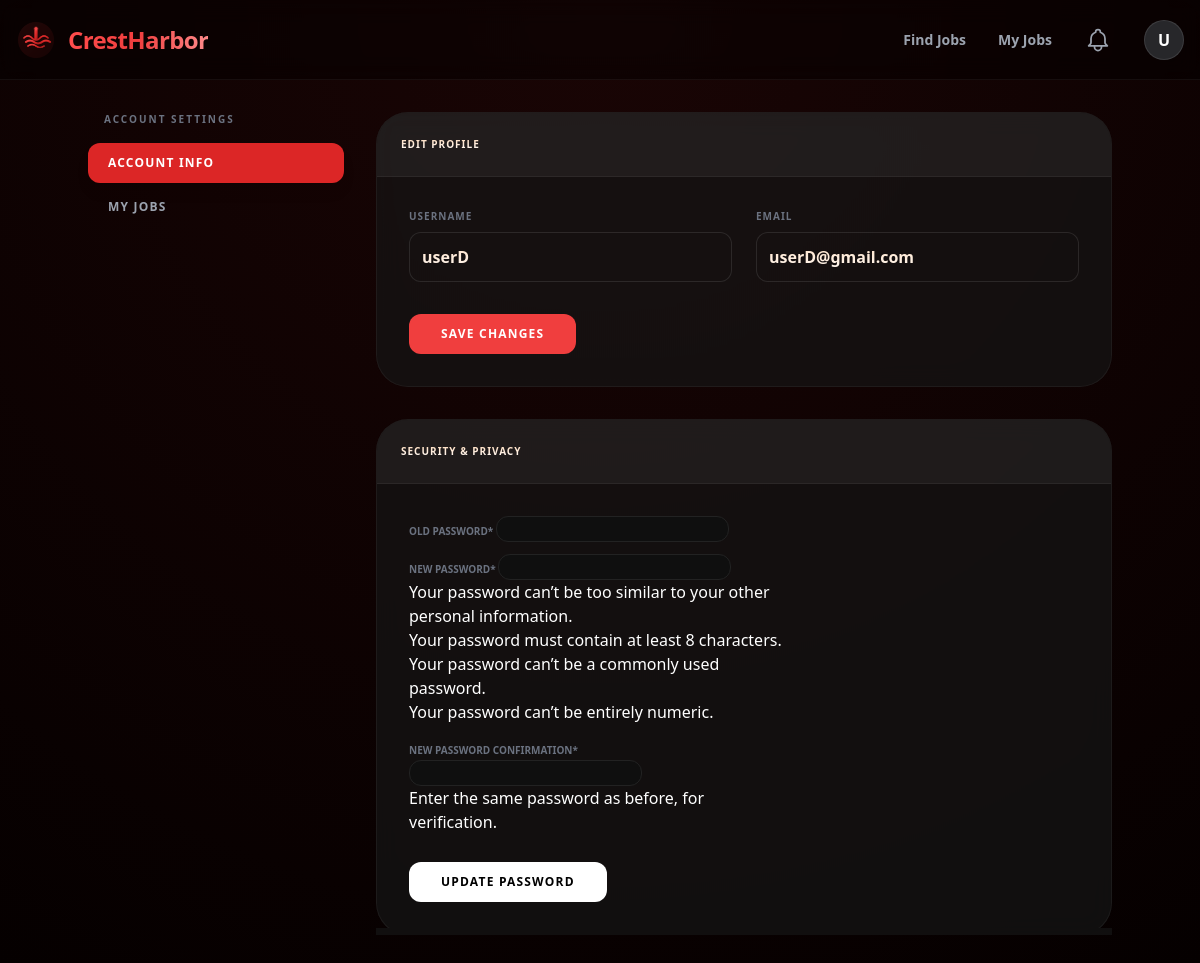
The app's page /profile/ (signed in) with its own data.
### jobs/models.py (models this page shows)
class User(AbstractUser):
    is_seeker = models.BooleanField(default=False)
    is_employer = models.BooleanField(default=False)

### jobs/views.py (the view, shortened to what this page needs)
# urls.py: path('profile/', views.profile_settings, name='profile-settings'),
@login_required
def profile_settings(request):
    user = request.user
    pass_form = PasswordChangeForm(user)
    return render(request, 'jobs/profile.html', {'pass_form': pass_form})

### jobs/templates/jobs/profile.html (shortened to what this page needs)
{% extends 'jobs/base.html' %}
{% load crispy_forms_tags %}
{% block content %}
<div class="max-w-5xl mx-auto flex flex-col md:flex-row gap-8">
    <aside class="w-full md:w-64 space-y-2">
        <h3 class="text-[10px] font-black text-gray-500 uppercase tracking-[0.2em] px-4 mb-4">Account Settings</h3>
        <nav class="space-y-1">
            <a href="{% url 'profile-settings' %}" class="block px-5 py-3 bg-red-600 text-white font-bold text-xs uppercase tracking-widest rounded-xl shadow-lg">Account Info</a>
            {% if user.is_seeker %}
                <a href="{% url 'my-jobs' %}" class="block px-5 py-3 text-gray-400 hover:peach-white-text hover:bg-white/5 text-xs font-bold uppercase tracking-widest rounded-xl transition">My Jobs</a>
            {% elif user.is_employer %}
                <a href="{% url 'employer-dashboard' %}" class="block px-5 py-3 text-gray-400 hover:peach-white-text hover:bg-white/5 text-xs font-bold uppercase tracking-widest rounded-xl transition">Dashboard</a>
            {% endif %}
        </nav>
    </aside>
    <div class="flex-1 space-y-8">
        <div class="bg-matte-card rounded-[2rem] overflow-hidden border border-white/5">
            <div class="p-6 border-b border-white/5 bg-white/5">
                <h2 class="font-black uppercase tracking-widest text-[10px]">
                    <span class="peach-white-text">Edit Profile</span>
                </h2>
            </div>
            <div class="p-8">
                <form method="post">
                    <div class="grid grid-cols-1 md:grid-cols-2 gap-6 mb-8">
                        <div>
                            <label class="block text-[10px] font-black text-gray-500 uppercase mb-2 tracking-widest">Username</label>
                            <input type="text" name="username" value="{{ user.username }}" class="w-full bg-zinc-900 peach-white-text p-3 border border-white/10 rounded-xl focus:border-red-500 outline-none font-bold">
                        </div>
                        <div>
                            <label class="block text-[10px] font-black text-gray-500 uppercase mb-2 tracking-widest">Email</label>
                            <input type="email" name="email" value="{{ user.email }}" class="w-full bg-zinc-900 peach-white-text p-3 border border-white/10 rounded-xl focus:border-red-500 outline-none font-bold">
                        </div>
                    </div>
                    <button type="submit" name="update_profile" class="btn-matte-search text-white px-8 py-3 rounded-xl font-bold uppercase text-xs tracking-widest">Save Changes</button>
                </form>
            </div>
        </div>
        <div class="bg-matte-card rounded-[2rem] overflow-hidden border border-white/5">
            <div class="p-6 border-b border-white/5 bg-white/5">
                <h2 class="font-black uppercase tracking-widest text-[10px]">
                    <span class="peach-white-text">Security & Privacy</span>
                </h2>
            </div>
            <div class="p-8">
                <form method="post" class="max-w-sm">
                    <div class="dark-form">{{ pass_form|crispy }}</div>
                    <button type="submit" name="update_password" class="mt-4 bg-white text-black px-8 py-3 rounded-xl font-bold uppercase text-xs tracking-widest hover:bg-gray-200 transition">Update Password</button>
                </form>
            </div>
        </div>
    </div>
</div>
{% endblock %}

### jobs/templates/jobs/base.html (shortened to what this page needs)
<!DOCTYPE html>
<html lang="en">
<head>
    <script src="https://cdn.tailwindcss.com"></script>
    {% load static %}
</head>
<body>
<nav class="bg-black/40 backdrop-blur-md border-b border-white/5 sticky top-0 z-50 h-20 flex items-center">
    <div class="max-w-7xl mx-auto px-4 flex justify-between w-full items-center">
        <a href="/" class="flex items-center gap-3 group">
            <img src="{% static 'images/logo.png' %}" alt="Logo" class="w-10 h-10 object-contain group-hover:rotate-12 transition-transform duration-300">
            <span class="text-2xl font-bold tracking-tight bg-gradient-to-r from-[#ff4d4d] via-[#f03e3e] to-[#ff8a8a] bg-clip-text text-transparent">
            </span>
        </a>
        <div class="flex items-center gap-8 h-full">
            <div class="hidden md:flex space-x-8 text-gray-400 font-bold text-sm h-full items-center">
                <a href="{% url 'job-list' %}" class="hover:peach-white-text transition {% if '/find-jobs/' in request.path %}peach-white-text border-b-2 border-[#f03e3e] pb-1{% endif %}">Find Jobs</a>
                {% if user.is_authenticated %}
                    {% if user.is_seeker %}
                        <a href="{% url 'my-jobs' %}" class="hover:peach-white-text transition {% if '/my-jobs/' in request.path %}peach-white-text border-b-2 border-[#f03e3e] pb-1{% endif %}">My Jobs</a>
                    {% elif user.is_employer %}
                        <a href="{% url 'employer-dashboard' %}" class="hover:peach-white-text transition {% if '/employer/' in request.path %}peach-white-text border-b-2 border-[#f03e3e] pb-1{% endif %}">Dashboard</a>
                    {% endif %}
                {% endif %}
            </div>
            {% if user.is_authenticated %}
                <a href="{% url 'notifications' %}" class="relative text-gray-400 hover:peach-white-text transition">
                </a>
                <div class="group relative py-4">
                    <div class="w-10 h-10 bg-zinc-800 text-white rounded-full flex items-center justify-center font-bold border border-white/10 cursor-pointer hover:border-[#f03e3e] transition">
                        {{ user.username|first|upper }}
                    </div>
                </div>
            {% else %}
                <a href="{% url 'login' %}" class="text-white font-bold text-sm hover:text-[#f03e3e] transition">Sign in</a>
                <a href="{% url 'employer-signup' %}" class="bg-[#f03e3e] text-white px-6 py-2.5 rounded-full text-sm font-bold transition hover:bg-[#ff4d4d]">Post a Job</a>
            {% endif %}
        </div>
    </div>
</nav>
    <main class="max-w-7xl mx-auto py-8 px-4 sm:px-6 lg:px-8">
        {% block content %}{% endblock %}
    </main>
</body>
</html>

### jobs/templates/jobs/base.html (style rules this page uses)
body { font-family: 'Segoe UI', Tahoma, Geneva, Verdana, sans-serif; background: radial-gradient(circle at top, #1a0505 0%, #050000 100%); background-attachment: fixed; color: #ffffff; }
.peach-white-text { background: linear-gradient(180deg, #FFDAB9 0%, #FFFFFF 100%); -webkit-background-clip: text; -webkit-text-fill-color: transparent; display: inline-block; }
.bg-matte-card { background-color: rgba(22, 22, 22, 0.7); border: 1px solid rgba(240, 62, 62, 0.15); backdrop-filter: blur(12px); }
.btn-matte-search { background-color: #f03e3e; border: none; box-shadow: none !important; transition: background 0.3s ease; }

### jobs/templates/jobs/profile.html (style rules this page uses)
.dark-form input { background-color: #0f0f0f !important; border: 1px solid #222 !important; color: #fff5f0 !important; border-radius: 12px !important; }
.dark-form label { color: #6b7280 !important; font-size: 10px !important; text-transform: uppercase !important; font-weight: 900 !important; }

### records on screen
User: username|first "U", username "userD", email "userD@gmail.com"
